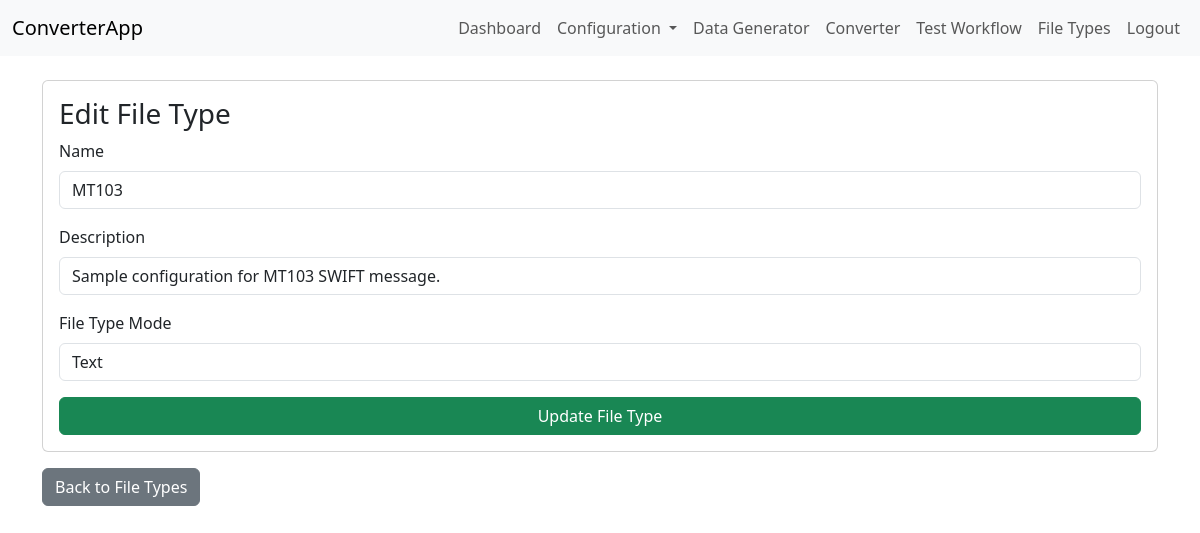
Screenshot of /filetypes/edit/1 (signed in) with the database file from the repository.
### app/models.py (models this page shows)
class FileType(db.Model):
    id = db.Column(db.Integer, primary_key=True)
    name = db.Column(db.String(100), unique=True, nullable=False)
    description = db.Column(db.String(255))
    active = db.Column(db.Boolean, default=True)
    extraction_rules = db.Column(db.Text, nullable=True)
    file_mode = db.Column(db.String(10), default='text')  # 'xml' or 'text'

### app/config/routes.py (the view, shortened to what this page needs)
@filetypes.route('/filetypes/edit/<int:filetype_id>', methods=['GET', 'POST'])
@login_required
@admin_required
def edit_filetype(filetype_id):
    ft = FileType.query.get_or_404(filetype_id)
    errors = []
    return render_template('filetype_form.html', filetype=ft, errors=errors)

### app/auth/routes.py (called while the page is built)
@login_manager.user_loader
def load_user(user_id):
    return User.query.get(int(user_id))

### app/config/routes.py (called while the page is built)
def admin_required(f):
    from functools import wraps
    @wraps(f)
    def decorated_function(*args, **kwargs):
        if not current_user.is_authenticated or current_user.role != 'admin':
            abort(403)
        return f(*args, **kwargs)
    return decorated_function

### app/templates/filetype_form.html (shortened to what this page needs)
{% extends 'base.html' %}
{% block content %}
<div class="card">
    <div class="card-body">
        <h3>{{ 'Edit' if filetype else 'Add' }} File Type</h3>
        <form method="POST" id="fileTypeForm">
            <div class="mb-3">
                <label for="name" class="form-label">Name</label>
                <input type="text" class="form-control" id="name" name="name" required value="{{ filetype.name if filetype else '' }}">
            </div>
            <div class="mb-3">
                <label for="description" class="form-label">Description</label>
                <input type="text" class="form-control" id="description" name="description" value="{{ filetype.description if filetype else '' }}">
            </div>
            <div class="mb-3">
                <label for="file_mode" class="form-label">File Type Mode</label>
                <select class="form-control" id="file_mode" name="file_mode">
                    <option value="text" {% if filetype and filetype.file_mode == 'text' %}selected{% endif %}>Text</option>
                </select>
            </div>
            <div class="d-grid">
                <button type="submit" class="btn btn-success">{{ 'Update' if filetype else 'Add' }} File Type</button>
            </div>
        </form>
    </div>
</div>
<a href="{{ url_for('filetypes.list_filetypes') }}" class="btn btn-secondary mt-3">Back to File Types</a>
<link href="https://cdn.jsdelivr.net/npm/jsoneditor@9.10.0/dist/jsoneditor.min.css" rel="stylesheet" type="text/css">
{% endblock %}

### rows the page displays
FileType: name "MT103", description "Sample configuration for MT103 SWIFT message."

### other values shown
{{ 'Edit' if filetype else 'Add' }} "Edit"
{{ 'Update' if filetype else 'Add' }} "Update"
